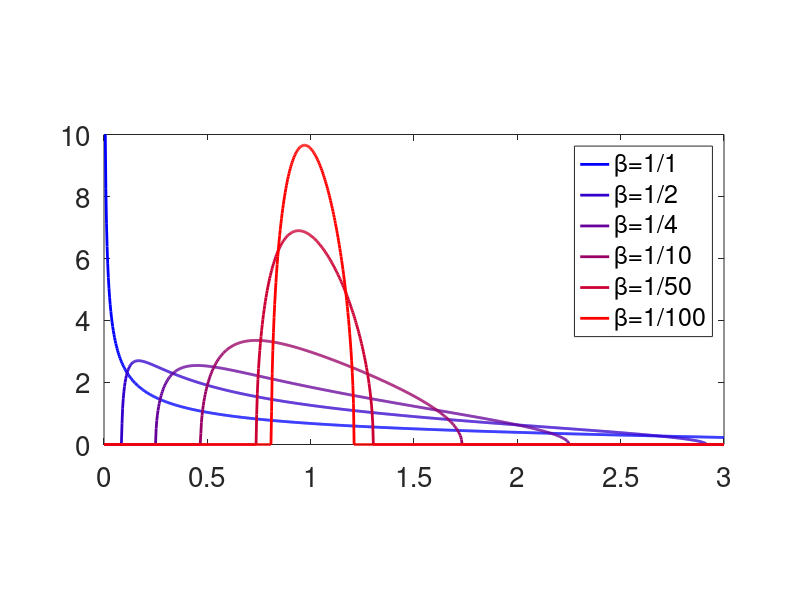

The MATLAB source for this figure:
%%
% test for marcenko-pastur law

rep = ['results/marcenko-pastur/'];

Q = 1000;
T = linspace(1e-5,3,Q);

SetAR = @(ar)set(gca, 'PlotBoxAspectRatio', [1 ar 1]);

K = 10;
blist = linspace(0,1,K);
blist = 1./(1:K);
blist = 1./[1 2 4 10 50 100];
K = length(blist);

lgd = {};
clf; hold on;
for k=1:K
    beta = blist(k);
    col = (k-1)/(K-1);
    a = (1-sqrt(beta))^2;
    b = (1+sqrt(beta))^2;
    MP = sqrt((b-T).*(T-a))./( 2*pi*beta*T );
    MP( T<a | T>b ) = 0;
    MP = Q*MP/sum(MP);
    plot(T,MP, 'LineWidth', 2, 'Color', [col 0 1-col]);
    lgd{end+1} = ['\beta=1/' num2str(1/beta)];
end
axis tight;
legend(lgd);
SetAR(1/2);
axis([0 max(T) 0 10]);
box on;
set(gca, 'FontSize', 20);
saveas(gcf, [rep 'mp-laws.eps'], 'epsc');